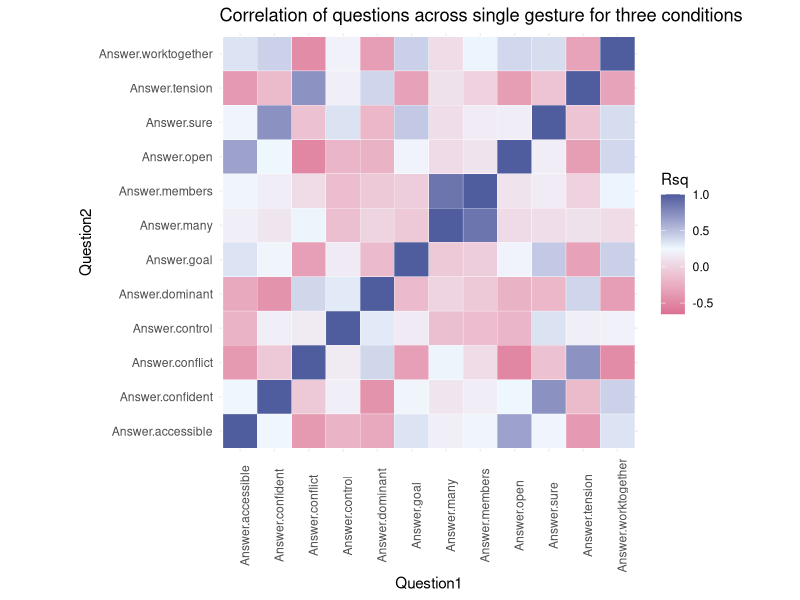

Recreate this plot in R. (Note: this script raises an error after producing the figure.)
## ---- chunk 1
knitr::opts_chunk$set(echo = TRUE)
library(tidyverse)
library(ggplot2)
library(pwr)
library(ordinal)
## ---- chunk 2
xcdata <- rbind(read.csv('xc_pilot_fixed_questions.csv'), read.csv('xc_pilot_fixed_questions2.csv')) %>%
  select(Answer.accessible, Answer.confident, Answer.conflict, Answer.control, 
         Answer.dominant, Answer.goal, Answer.many, Answer.members, 
         Answer.open, Answer.sure, Answer.tension, Answer.worktogether,
         Answer.vid_id)

u0 <- xcdata %>%
  filter(Answer.vid_id == 
           "https://s3.us-east-2.amazonaws.com/metaphoric-gestures-x-culture/western_gest_1-0.mov") %>%
  select(-Answer.vid_id)

u1 <- xcdata %>%
  filter(Answer.vid_id == 
           "https://s3.us-east-2.amazonaws.com/metaphoric-gestures-x-culture/western_gest_1-1.mov") %>%
  select(-Answer.vid_id)

u2 <- xcdata %>%
  filter(Answer.vid_id == 
           "https://s3.us-east-2.amazonaws.com/metaphoric-gestures-x-culture/western_gest_1-2.mov") %>%
  select(-Answer.vid_id)

e0 <- xcdata %>%
  filter(Answer.vid_id == 
           "https://s3.us-east-2.amazonaws.com/metaphoric-gestures-x-culture/western_gest_2-0.mov") %>%
  select(-Answer.vid_id)

e1 <- xcdata %>%
  filter(Answer.vid_id == 
           "https://s3.us-east-2.amazonaws.com/metaphoric-gestures-x-culture/western_gest_2-1.mov") %>%
  select(-Answer.vid_id)

e2 <- xcdata %>%
  filter(Answer.vid_id == 
           "https://s3.us-east-2.amazonaws.com/metaphoric-gestures-x-culture/western_gest_2-2.mov") %>%
  select(-Answer.vid_id)

a0 <- xcdata %>%
  filter(Answer.vid_id == 
           "https://s3.us-east-2.amazonaws.com/metaphoric-gestures-x-culture/western_gest_3-0.mov") %>%
  select(-Answer.vid_id)

a1 <- xcdata %>%
  filter(Answer.vid_id == 
           "https://s3.us-east-2.amazonaws.com/metaphoric-gestures-x-culture/western_gest_3-1.mov") %>%
  select(-Answer.vid_id)

a2 <- xcdata %>%
  filter(Answer.vid_id == 
           "https://s3.us-east-2.amazonaws.com/metaphoric-gestures-x-culture/western_gest_3-2.mov") %>%
  select(-Answer.vid_id)
## ---- chunk 3
add_groups <- function(data) {
  data$group <- ""
  for(row in 1:nrow(data)) {
    if (data$metaphor_measure[row] == "Answer.accessible") {
               data$group[row] <- "open"
    } else if (data$metaphor_measure[row] == "Answer.open") {
              data$group[row] <- "open"
    } else if (data$metaphor_measure[row] == "Answer.confident") {
              data$group[row] <- "sure"
    } else if (data$metaphor_measure[row] == "Answer.sure") {
              data$group[row] <- "sure"
    } else if (data$metaphor_measure[row] == "Answer.conflict") {
              data$group[row] <- "conflict"
    } else if (data$metaphor_measure[row] == "Answer.tension") {
              data$group[row] <- "conflict"
    } else if (data$metaphor_measure[row] == "Answer.control") {
               data$group[row] <- "control"
    } else if (data$metaphor_measure[row] == "Answer.dominant") {
              data$group[row] <- "control"
    } else if (data$metaphor_measure[row] == "Answer.goal") {
              data$group[row] <- "unity"
    } else if (data$metaphor_measure[row] == "Answer.worktogether") {
              data$group[row] <- "unity"
    } else if (data$metaphor_measure[row] == "Answer.many") {
              data$group[row] <- "size"
    } else if (data$metaphor_measure[row] == "Answer.members") {
              data$group[row] <- "size"              
    } else {
      # for some reason it's not recognizing the annoyed case, so let's throw it in the else
      # cause that seems safe.
      data$group[row] <- "other"
    }
  }
  return(data)
}
## ---- chunk 4
create_grouped_overlay <- function(data) {
  p <- ggplot(data) + 
    aes(x=factor(nrow(data)),y=score,fill=metaphor_measure)+
    geom_violin(alpha=0.3,position="identity") +
    facet_wrap("group")  
  return(p)    
}
## ---- chunk 5
## Go through and populate with metaphors and difference values
create_difference_matrix <- function(data) {
  difference_table <- data.frame(
    Question1 = c(""),
    Question2 = c(""),
    Rsq = c(""),
    stringsAsFactors=FALSE
  )
  
  metas = colnames(data)
  
  for(metaphor in metas) {
    for(meta in rev(metas)) {
      diff <- cor(data[meta], data[metaphor])
      row <- c(metaphor, meta, diff)
      difference_table <- rbind(difference_table, row)  
    }
  }
  
  # difference_matrix$Rsq <- as.numeric(as.character(difference_matrix$Rsq))
  difference_table <- difference_table[-1,]
  # there is some problem here with the difference numeric
  difference_table$Rsq <- as.numeric(as.character(difference_table$Rsq))
  #difference_table$difference <- scale_0_1(difference_table$difference)
  return(difference_table)
}
## ---- chunk 6
plot_diff_matrix <- function(matrix, low_col, high_col, mid_col, title) {
  p <- ggplot(data=matrix, aes(x=Question1, y=Question2, fill=Rsq)) + 
    geom_tile(color="white") +
    scale_fill_gradient2(low=low_col, high=high_col, mid=mid_col,
                         midpoint=0.25, space="Lab") +
    theme_minimal() +
    coord_fixed() +
    theme_bw() +
    theme(axis.text.x=element_text(angle=90),
        axis.ticks=element_blank(),
        axis.line=element_blank(),
        panel.border=element_blank(),
        panel.grid.major=element_line(color='#eeeeee')) +
      ggtitle(title)
  return(p)
}

plot_diff_matrix_pretty <- function(matrix, t="") {
  plot_diff_matrix(matrix, "palevioletred", "royalblue4", "aliceblue", title=t)
}
## ---- chunk 7
plot_violin_density <- function(d0, d1, d2) {
  g <- ggplot(rbind(d0, d1, d2), aes(vid, score)) + 
    geom_violin(aes(fill=vid, alpha=0.5), scale="count", draw_quantiles = c(0.25, 0.5, 0.75)) +
    #geom_dotplot(aes(color=condition), binaxis='y', stackdir='center', dotsize=0.5) +
    facet_wrap(~metaphor_measure) + 
    labs(
      title = "Violin plot (density) of ranked responses per condition by metaphor"   ,
      caption = "Horizontal lines are drawn at the 0.25, 0.5, and 0.75 quantiles of the distribution."
    )
  return(g)
}

plot_violin_density_grouped <- function(d0, d1, d2) {
  g <- ggplot(rbind(d0, d1, d2), aes(vid, score)) + 
    geom_violin(aes(fill=vid, alpha=0.5), scale="count", draw_quantiles = c(0.25, 0.5, 0.75)) +
    #geom_dotplot(aes(color=condition), binaxis='y', stackdir='center', dotsize=0.5) +
    facet_wrap(~group) + 
    labs(
      title = "Violin plot (density) of ranked responses per condition by metaphor"   ,
      caption = "Horizontal lines are drawn at the 0.25, 0.5, and 0.75 quantiles of the distribution."
    )
  return(g)
}
## ---- chunk 8
plot_group_density <- function(d0, d1, d2) {
  p <- ggplot(rbind(d0, d1, d2), aes(x=score, fill=vid)) + 
      geom_density(alpha=0.3, stat="density", adjust=0.8) +
      facet_wrap(~group, scale="free")
  return(p)  
}

plot_question_density <- function(d0, d1, d2) {
  p <- ggplot(rbind(d0, d1, d2), aes(x=score, fill=vid)) + 
      geom_density(alpha=0.3, stat="density", adjust=0.8) +
      facet_wrap(~metaphor_measure, scale="free")
  return(p)  
}
## ---- chunk 9
## random helpers
gather_select <- function(d) {
  d <- d %>%
    gather("metaphor_measure", "score", 1:12) %>%
    select("metaphor_measure", "score")
}

wrangle_data <- function(d, name="data") {
  gathered <- gather_select(d)
  grouped <- add_groups(gathered)
  overlay_plot <- create_grouped_overlay(grouped)
  diff_mat <- create_difference_matrix(d)
  diff_mat$vid <- name
  list_of_returns <- list("gathered" = gathered, "grouped" = grouped, "overlay_plot" = overlay_plot, "diff_mat" = diff_mat)
  return(list_of_returns)
}


do_the_thing <- function(d0, d1, d2, n0 = "original", n1 = "a_condition1", n2 = "z_condition2", gesture = "single") {
  d0_data <- wrangle_data(d0, n0)
  d1_data <- wrangle_data(d1, n1)
  d2_data <- wrangle_data(d2, n2)
  
  graph_title <- paste("Correlation of questions for", gesture, "gesture across conditions.")
  
  # wrangle data
  overlays <- list("d0_overlay" = d0_data$overlay_plot, "d1_overlay" = d1_data$overlay_plot, "d2_overlay" = d2_data$overlay_plot)
  difference_matrix <- plot_diff_matrix_pretty(rbind(d0_data$diff_mat, d1_data$diff_mat, d2_data$diff_mat), 
    "Correlation of questions across single gesture for three conditions") + 
    facet_wrap("vid")  
  
  ## rename some things for the density plots
  db_named <- d0_data$gathered
  da_named <- d1_data$gathered
  dc_named <- d2_data$gathered
  db_named$vid = "original"
  da_named$vid = "a_condition1"
  dc_named$vid = "z_condition2"
  d0_grouped_named <- add_groups(da_named)
  d1_grouped_named <- add_groups(db_named)
  d2_grouped_named <- add_groups(dc_named)
  
  ## violin density plot 
 violin_density_question <- plot_violin_density(da_named, db_named, dc_named) 
 violin_density_grouped <- plot_violin_density_grouped(d0_grouped_named, d1_grouped_named, d2_grouped_named)
 
 ## plot density plot -- with groups
 density_grouped <- plot_group_density(d0_grouped_named, d1_grouped_named, d2_grouped_named)
 density_question <- plot_question_density(d0_grouped_named, d1_grouped_named, d2_grouped_named)
 
 return_list <- list("overlays" = overlays, "correlation_matrix" = difference_matrix, 
                     "violin_density_question" = violin_density_question, "violin_density_grouped" = violin_density_grouped,
                     "density_grouped" = density_grouped, "density_question" = density_question)
}

all_unpolite_data <- do_the_thing(u0, u1, u2, "original", "intertwine", "collide")
all_entity_data <- do_the_thing(e0, e1, e2)
all_audience_data <- do_the_thing(a0, a1, a2)

all_correlational_data <- plot_diff_matrix_pretty(rbind(create_difference_matrix(u0), create_difference_matrix(u1), create_difference_matrix(u2),
                                                        create_difference_matrix(e0), create_difference_matrix(e1), create_difference_matrix(e2),
                                                        create_difference_matrix(a0), create_difference_matrix(a1), create_difference_matrix(a2)), 
    "Correlation of questions across single gesture for three conditions") 
## ---- chunk 10
## gather the bad larries
gather_clean <- function(d, n="") {
  ret <- d %>%
    gather("metaphor_measure", "score", 1:12) %>%
    mutate(condition=n) %>%
    add_groups()
  return(ret)
}

do_anova_per_group <- function(data, g) {
  group_data <- data %>%
    filter(group==g)
  res.aov <- aov(score ~ condition, data=group_data)
  print(g)
  print(summary(res.aov))
  return(res.aov)
}

do_anova_per_data <- function(data) {
  groups <- c("open",
              "conflict",
              "control", 
              "size",
              "sure",
              "unity")
  
  print("==== BY GROUP ====")
  for (g in groups) {
    print(g)
    a <- do_anova_per_group(data, g)
    print(summary(a))
    print("========================")
  }
}

do_anova_per_gest <- function(d0, d1, d2) {
  d <- rbind(gather_clean(d0, "original"), 
             gather_clean(d1, "cond1"), 
             gather_clean(d2, "cond2"))
  do_anova_per_data(d)
}

do_all_anovas <- function() {
  print("!!!!UNPOLITE!!!!!")
  do_anova_per_gest(u0, u1, u2)
  print(" ")
  print("!!!!ENTITY!!!!!")
  do_anova_per_gest(e0, e1, e2)
  print(" ")
  print("!!!!AUDIENCE!!!!!")
  do_anova_per_gest(a0, a1, a2)
}

do_all_anovas()
## ---- chunk 11

get_sig_val <- function(p) {
  if(p < 0.0005) {
    return("***")
  }
  if(p < 0.005) {
    return("**")
    }
  if(p < 0.05) {
    return("*")
  }
  return ("")
}

do_t_test_adjusted <- function(cond1, cond2, statement, dat) {
  print(dat)
  d <- data.frame()
  if(dat == "1") {
    d <- unp_d
  }
  if(dat == "2") {
    d <- e_d
  }
  if(dat == "3") {
    d <- a_d
  }
  
  p <- as.numeric(t.test(
            get_vals(cond1, statement, d),
            get_vals(cond2, statement, d))[3])
  p_adjusted <- round(p.adjust(p, method="bonferroni", n=6), digits=5)
  return(p_adjusted)
}

get_vals <- function(condition_name, g, dat) {
  ret <- dat %>%
    filter(condition==condition_name) %>%
    filter(group==g)
  ret <- ret$score  
  return(ret)
}


# For some reason can't generalize this to all gestures?
make_table_per_gesture <- function(gest_name, cond1name, cond2name, dat) {
  groups <- c("open",
            "conflict",
            "control", 
            "size",
            "sure",
            "unity")

  group <- rep(groups, each=3)
  cond1 <- rep(c(cond1name, cond2name, "original"), 6)
  cond2 <- rep(c("original", cond1name, cond2name), 6)
  df <- data.frame(group, cond1, cond2)   
  
  df$p <- mapply(do_t_test_adjusted, 
               as.character(df$cond1), 
               as.character(df$cond2), 
               as.character(df$group),
               dat)
  df$sig <- mapply(sig, df$p)

  return(df)
}

u0_g_cl <- gather_clean(u0, "original") 
u1_g_cl <- gather_clean(u1, "cond1") 
u2_g_cl <- gather_clean(u2, "cond2")
unp_d <- rbind(u0_g_cl, u1_g_cl, u2_g_cl)

e0_g_cl <- gather_clean(e0, "original") 
e1_g_cl <- gather_clean(e1, "cond1") 
e2_g_cl <- gather_clean(e2, "cond2")
e_d <- rbind(e0_g_cl, e1_g_cl, e2_g_cl)

a0_g_cl <- gather_clean(a0, "original") 
a1_g_cl <- gather_clean(a1, "cond1") 
a2_g_cl <- gather_clean(a2, "cond2")
a_d <- rbind(a0_g_cl, a1_g_cl, a2_g_cl)

gest_1_sig_table <- make_table_per_gesture("unpolite", "cond1", "cond2", "1")
gest_2_sig_table <- make_table_per_gesture("entity", "cond1", "cond2", "2")
gest_3_sig_table <- make_table_per_gesture("audience", "cond1", "cond2", "3")
